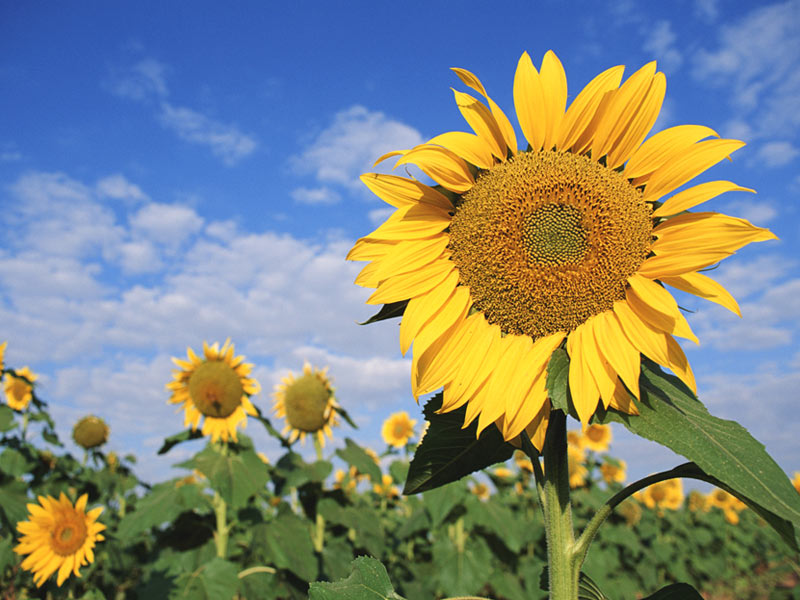
%> input picture lab2/sunflower.jpg, 800 x 600 px
$ octave prob5.m   (GNU Octave 9; MATLAB toolbox functions it lacks are replaced by stand-ins)
%> lines starting %> are read from the running program, lines starting %| are printed output that depends on the picture
### lab2/addbrightness.m
function v =  addbrightness(img,val)
    img = img + val;
    v = uint8(img);
end


### lab2/prob5.m
img = imread('sunflower.jpg');
%> img is the input picture: size 600x800x3 uint8; mean R, G, B 129.2, 135.6, 124.7
img = rgb2gray(img);
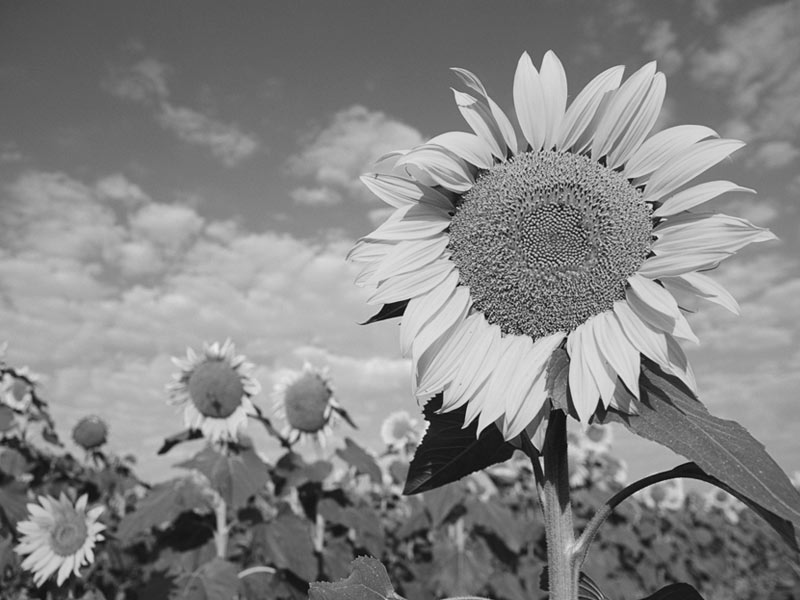
%> img: size 600x800 uint8; min 2, max 242, mean 132.5

%add brighness
img1 = addbrightness(img,150);
%> in addbrightness, `img = img + val;`:
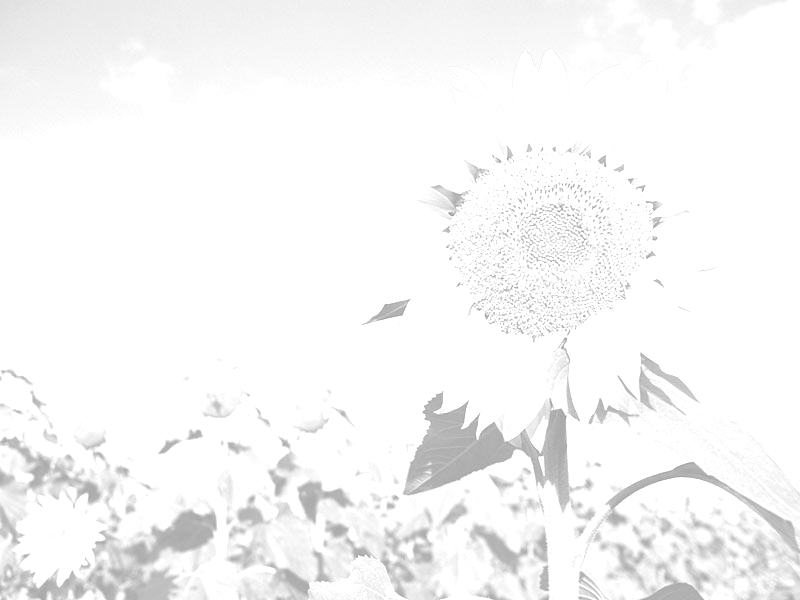
%> img: size 600x800 uint8; min 152, max 255, mean 247
%subtract brighness
img2 = addbrightness(img,-100);
%> call 2 of addbrightness, with val = -100
%> in addbrightness (call 2), `img = img + val;`:
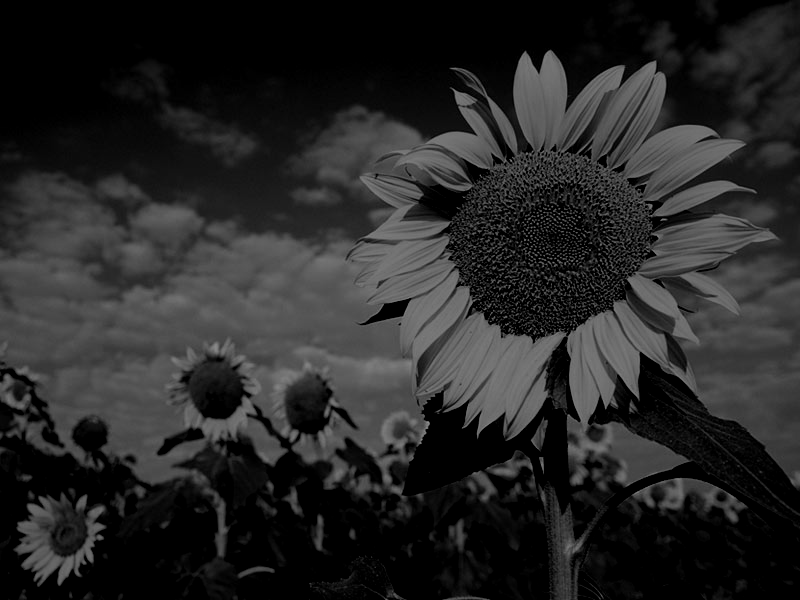
%> img: size 600x800 uint8; min 0, max 142, mean 39

subplot(3,1,1),imshow(img);
title('original');
subplot(3,1,2),imshow(img1);
title('brigtness added');
subplot(3,1,3), imshow(img2);
title('brightness subtracted');
